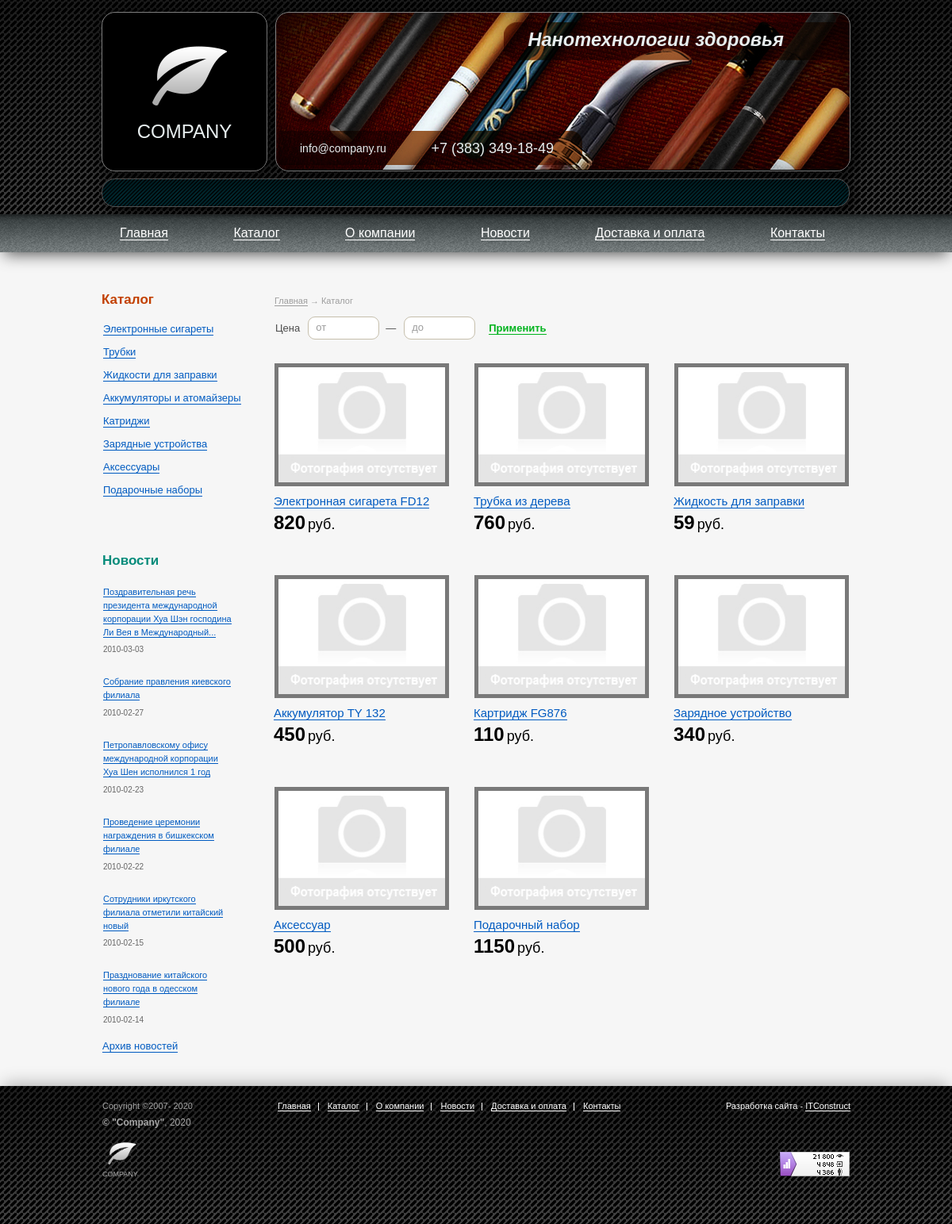
Screenshot of /elsig.site/catalog.php with the database file from the repository.
### tables this page shows
CREATE TABLE Product (
	id INT AUTO_INCREMENT PRIMARY KEY NOT NULL,
	name VARCHAR(255) NOT NULL,
	image VARCHAR(255),
    	price FLOAT NOT NULL,
    	description TEXT,
    	main_category INT NOT NULL,
	FOREIGN KEY (main_category) REFERENCES Category (id) ON DELETE CASCADE ON UPDATE CASCADE
);

CREATE TABLE Category (
	id INT AUTO_INCREMENT PRIMARY KEY NOT NULL,
	name VARCHAR(255) NOT NULL,
	image VARCHAR(255)
);

CREATE TABLE News (
	id INT AUTO_INCREMENT PRIMARY KEY NOT NULL,
	header VARCHAR(255) NOT NULL,
	date DATE NOT NULL,
    	preview TEXT,
    	description TEXT
);

### elsig.site/application/models/catalog.php (called while the page is built, shortened)
<?php
require 'includes/config.php';
$page = 1;
$start = ($page * $kol_prod) - $kol_prod;
$sql = "SELECT p.id as product_id, p.name as product_name, p.image as product_image, p.price as product_price FROM Product p  LIMIT $start, $kol_prod";
$res = mysqli_query($link, $sql);

### elsig.site/application/models/includes/config.php (called while the page is built, shortened)
<?php
    $kol_prod = 12;
    $kol_news_lb = 6;

### elsig.site/application/models/index.php (called while the page is built, shortened)
<?php
require 'includes/lib.php';
$sql = "SELECT * FROM Category";
$res = mysqli_query($link, $sql);

### elsig.site/application/models/news.php (called while the page is built, shortened)
<?php
require 'includes/lib.php';
$sql_sb = "SELECT id, header, date, preview FROM News ORDER BY date DESC LIMIT $kol_news_lb";
$res_sb = mysqli_query($link, $sql_sb);

### elsig.site/catalog.php (the view, shortened to what this page needs)
<?php include 'template_header.php'; ob_start();?>
<div class="content">
    <div class="wrapper content__wrapper">
        <main class="inside-content">
                <?php include "application/models/catalog.php";
                    if ($res)
                    {
                        if ($_GET["cat_id"])
                        {
                            foreach ($res_bc as $cat)
                            {
                                echo '<nav class="bread-crumbs-container">
                                        <ul class="bread-crumbs">
                                            <li class="bread-crumb"><a class="bread-crumb__link" href="index.php">Главная</a></li>
                                            <li class="bread-crumb"><a class="bread-crumb__link" href="catalog.php">Каталог</a></li>
                                            <li class="bread-crumb bread-crumb_current">'. $cat["category_name"] .'</li>
                                        </ul>
                                    </nav>';
                            }
                        }
                    else
                    {
                        echo '<nav class="bread-crumbs-container">
                                <ul class="bread-crumbs">
                                    <li class="bread-crumb"><a class="bread-crumb__link" href="index.php">Главная</a></li>
                                    <li class="bread-crumb bread-crumb_current">Каталог</a></li>
                                </ul>
                            </nav>';
                    }
                ?>
            <form class="search-filter" id="catalog-page__search-filter-1" method="POST">
                <span class="search-filter__item">
                    <label class="search-filter__label" for="cost-from">Цена</label>
                    <input class="search-filter__input" step="0.01" type="number" min="0" name="cost-from" id="cost-from" placeholder="от">
                </span>
                <span class="search-filter__item">
                    <label class="search-filter__label" for="cost-to">—</label>
                    <input class="search-filter__input" type="number" min="0" name="cost-to" id="cost-to" placeholder="до">
                </span>
                <input class="form-submit search-filter__apply" type="submit" value="Применить">
            </form>
            <?
            echo '<ul class="categories categories__reposition">';
            foreach ($res as $product)
            {
                echo '<li class="category good-piece">';
                if ($product["product_image"] == '')
                    $product["product_image"] = 'img/category-none.jpg';
                if ($_GET["cat_id"])
                {
                    echo '<a class="category__link" href="product.php?id='. $product["product_id"] .'&cat_id=' . $product["category_id"] . '">';
                }
                else
                {
                    echo '<a class="category__link" href="product.php?id='. $product["product_id"] .'">';
                }
                echo
                        '<img class="category__image good__image" src="' . $product["product_image"] . '" alt="category-image-' . $product["product_id"] . '">
                        <span class="category__name-container good_name"><span class="category__name-inner">' . $product["product_name"] . '</span></span>
                    </a>
                    <span class="good-price good_price">' . $product["product_price"] . '<small class="good-price__currency"> руб.</small></span>
                </li>';
            }
            }
            echo '</ul>
                <ul class="paginator catalog-page__paginator">';
            ?>
            </ul>
        </main>
        <?php include_once 'sidebar.php'; ?>
    </div>
</div>
<?php include 'template_footer.php' ?>

### elsig.site/sidebar.php
<div class="sidebar">
    <section class="catalog">
        <h2 class="sidebar__headline">Каталог</h2>
        <ul class="catalog-list">
            <?php
				include "application/models/index.php";
				foreach ($res as $cat)
					echo '<li class="catalog-list__item"><a class="catalog-list__link" href="catalog.php?cat_id='. $cat["id"] .'">'.$cat["name"].'</a></li>';
			?>
        </ul>
    </section>
    <section class="news">
        <h2 class="sidebar__headline news__headline">Новости</h2>
        <ul class="news-list">
            <?php
				include "application/models/news.php";
				foreach ($res_sb as $new)
				{
					echo '<li class="news-item">
							<a class="news-item__link" href="news-detail.php?id='. $new["id"] .'">'. $new["header"] .'</a>
							<span class="news-item__date">' . $new["date"] . '</span>
						</li>';
				}
			?>
        </ul>
        <span class="archive"><a class="archive__link" href="news.php">Архив новостей</a></span>
    </section>
</div>

### rows the page displays
product: name "Электронная сигарета FD12", price "820"
product: name "Трубка из дерева", price "760"
product: name "Жидкость для заправки", price "59"
product: name "Аккумулятор TY 132", price "450"
product: name "Картридж FG876", price "110"
product: name "Зарядное устройство", price "340"
product: name "Аксессуар", price "500"
product: name "Подарочный набор", price "1150"
category: name "Электронные сигареты"
category: name "Трубки"
category: name "Жидкости для заправки"
category: name "Аккумуляторы и атомайзеры"
category: name "Катриджи"
category: name "Зарядные устройства"
category: name "Аксессуары"
category: name "Подарочные наборы"
news: header "Поздравительная речь президента международной корпорации Хуа Шэн господина Ли Вея в Международный...", date "2010-03-03"
news: header "Собрание правления киевского филиала", date "2010-02-27"
news: header "Петропавловскому офису международной корпорации Хуа Шен исполнился 1 год", date "2010-02-23"
news: header "Проведение церемонии награждения в бишкекском филиале", date "2010-02-22"
news: header "Сотрудники иркутского филиала отметили китайский новый", date "2010-02-15"
news: header "Празднование китайского нового года в одесском филиале", date "2010-02-14"

### other values shown
$mmenu['link'] "Главная"
$mmenu['link'] "Каталог"
$mmenu['link'] "О компании"
$mmenu['link'] "Новости"
$mmenu['link'] "Доставка и оплата"
$mmenu['link'] "Контакты"
$year "2020"
